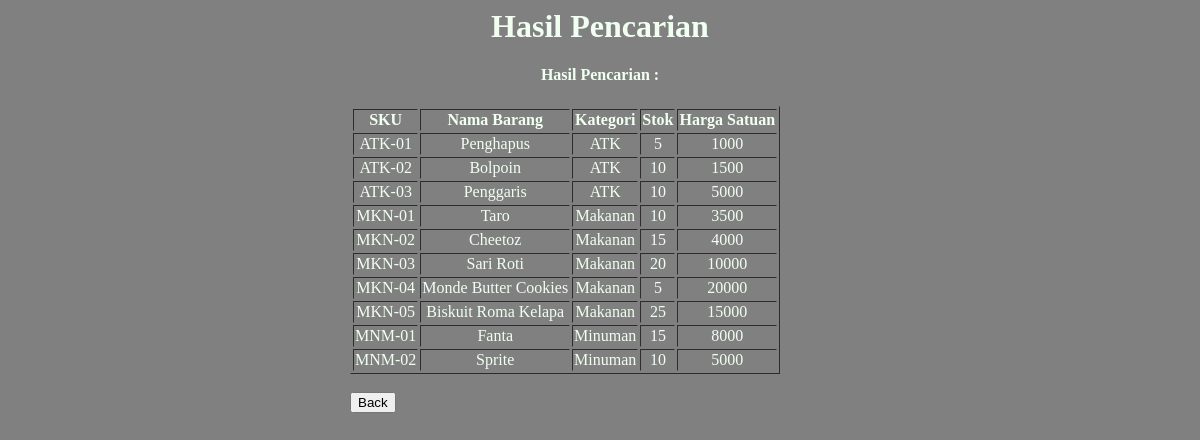
Screenshot of /search.php with the database file from the repository.
### tables this page shows
CREATE TABLE `barang` (
  `sku` varchar(10) NOT NULL,
  `nama_barang` varchar(50) DEFAULT NULL,
  `kategori` varchar(10) DEFAULT NULL,
  `stok_barang` int(11) DEFAULT NULL,
  `harga_satuan` bigint(20) DEFAULT NULL
);

### conn.php (called while the page is built, shortened)
<?php
function connection()
{
    $dbServer = 'localhost';
    $dbUser = 'root';
    $dbPass = '';
    $dbName = "minimarket";
    $conn = mysqli_connect($dbServer, $dbUser, $dbPass);
    mysqli_select_db($conn, $dbName);
    return $conn;
}

### search.php (the view, shortened to what this page needs)
<?php
include('conn.php');
if (isset($_GET['search'])) {
    $cari = $_GET['search'];
    $query = "SELECT * FROM barang WHERE nama_barang LIKE '%" . $cari . "%' OR sku LIKE '%" . $cari . "%' OR kategori LIKE '%" . $cari . "%'";
    $search = mysqli_query(connection(), $query);
} else {
    $query = "SELECT * FROM barang";
    $search = mysqli_query(connection(), $query);
}
?>
<html>
<head>
    <link rel="stylesheet" type="text/css" href="style.css">
</head>
<body>
    <h1>Hasil Pencarian</h1>
    <h4><?php echo "<b>Hasil Pencarian : " . $cari . "</b>"; ?></h4>
    <div class="container">
        <div class="tabel">
            <table border="1px">
                <tr>
                    <th>SKU</th>
                    <th>Nama Barang</th>
                    <th>Kategori</th>
                    <th>Stok</th>
                    <th>Harga Satuan</th>
                </tr>
                <?php while ($data = mysqli_fetch_array($search)) : ?>
                    <tr>
                        <td><?php echo $data['sku']; ?></td>
                        <td><?php echo $data['nama_barang']; ?></td>
                        <td><?php echo $data['kategori']; ?></td>
                        <td><?php echo $data['stok_barang']; ?></td>
                        <td><?php echo $data['harga_satuan']; ?></td>
                    </tr>
                <?php endwhile; ?>
            </table>
            <br>
            <button onclick="window.location.href='http://localhost/uts/'">Back</button>
        </div>
    </div>
</body>
</html>

### style.css (style rules this page uses)
body { background-color: grey; color: honeydew; }
h1 { text-align: center; }
h4 { text-align: center; }
table { text-align: center; }
.container { width: 900px; margin: auto; }
.container .tabel { width: 500px; margin: auto; }

### rows the page displays
barang: sku "ATK-01", nama_barang "Penghapus", kategori "ATK", stok_barang "5", harga_satuan "1000"
barang: sku "ATK-02", nama_barang "Bolpoin", kategori "ATK", stok_barang "10", harga_satuan "1500"
barang: sku "ATK-03", nama_barang "Penggaris", kategori "ATK", stok_barang "10", harga_satuan "5000"
barang: sku "MKN-01", nama_barang "Taro", kategori "Makanan", stok_barang "10", harga_satuan "3500"
barang: sku "MKN-02", nama_barang "Cheetoz", kategori "Makanan", stok_barang "15", harga_satuan "4000"
barang: sku "MKN-03", nama_barang "Sari Roti", kategori "Makanan", stok_barang "20", harga_satuan "10000"
barang: sku "MKN-04", nama_barang "Monde Butter Cookies", kategori "Makanan", stok_barang "5", harga_satuan "20000"
barang: sku "MKN-05", nama_barang "Biskuit Roma Kelapa", kategori "Makanan", stok_barang "25", harga_satuan "15000"
barang: sku "MNM-01", nama_barang "Fanta", kategori "Minuman", stok_barang "15", harga_satuan "8000"
barang: sku "MNM-02", nama_barang "Sprite", kategori "Minuman", stok_barang "10", harga_satuan "5000"
